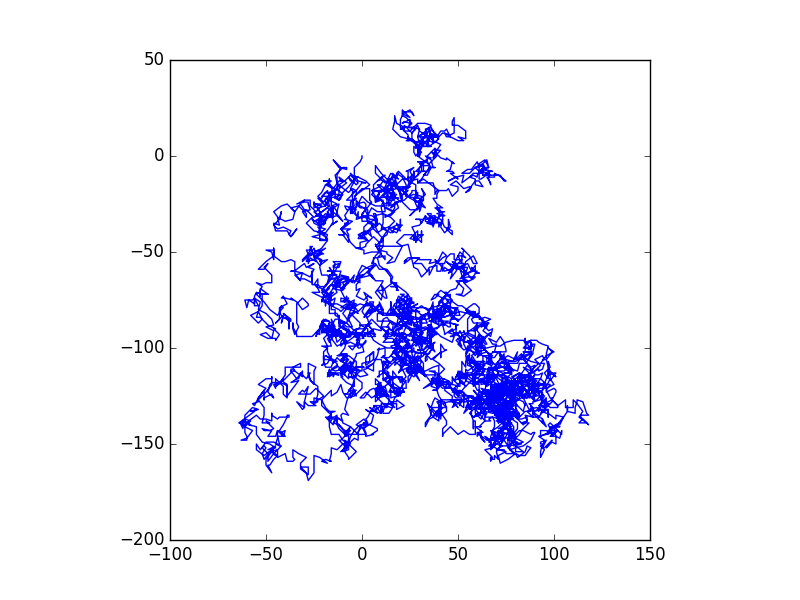

Generate this figure with Python:
import matplotlib.pyplot as plt

from random_walk import RandomWalk

rw = RandomWalk(5000)
rw.fill_walk()

plt.style.use('classic')
fig, ax = plt.subplots()
ax.plot(rw.x_values, rw.y_values, linewidth=1)
ax.set_aspect('equal')

plt.show()
